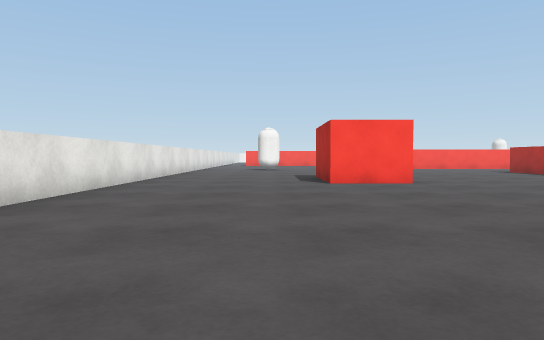
View 1 (above)

24 first-person views from a walk through a Unity game level. The camera is 0.64 m above the floor, tilts 2° down and sees 70° across. The floor is counted in squares, 1 m on a side. Each view is taken from the middle of a square. On the plan, view 1 faces up. The plan holds only what a view shows up to about 11 squares ahead; the rest is blank. The place goes on beyond the plan. The player is left out. Surface patterns are stand-ins for the level's own textures.

View 2
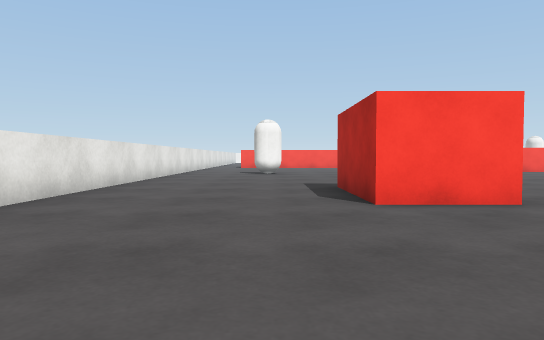

View 3
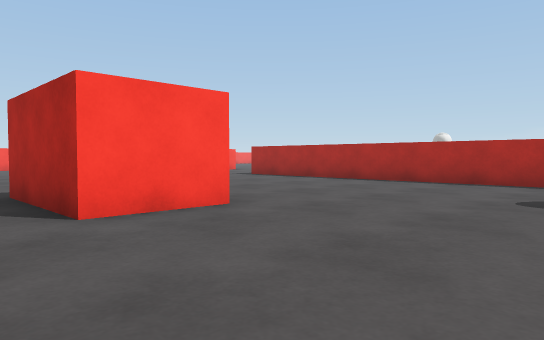

View 4
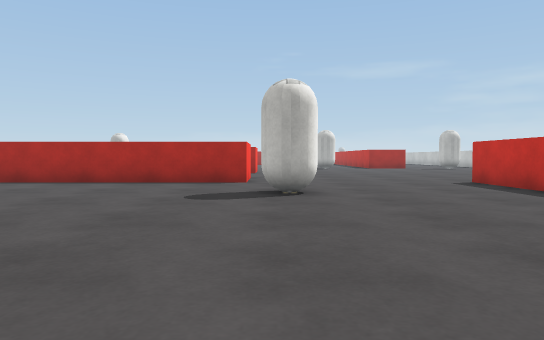

View 5
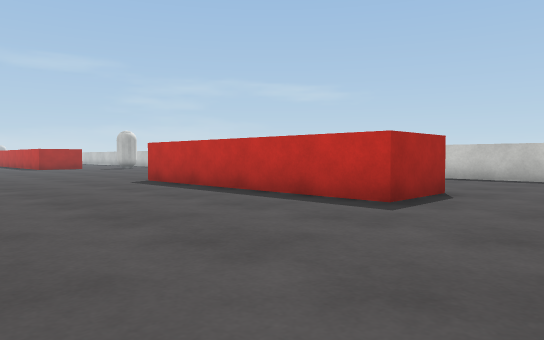

View 6
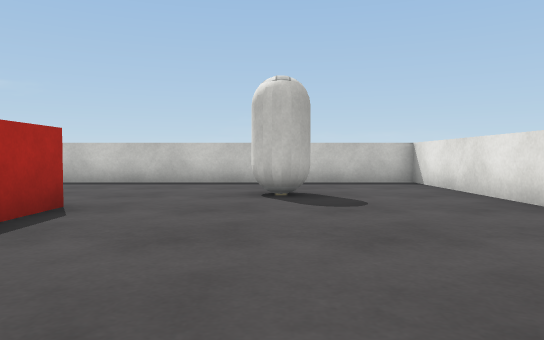

View 7
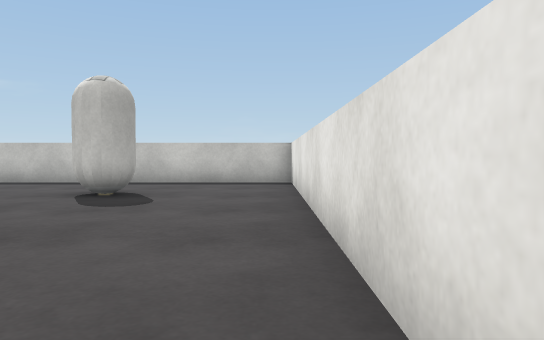

View 8
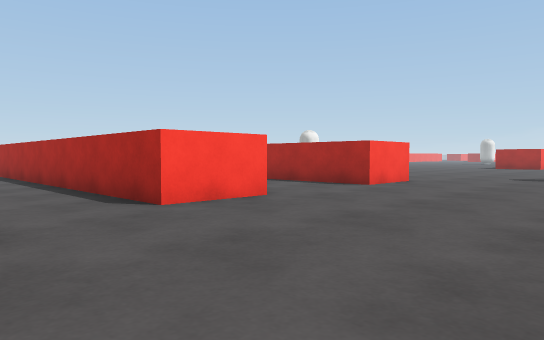

View 9
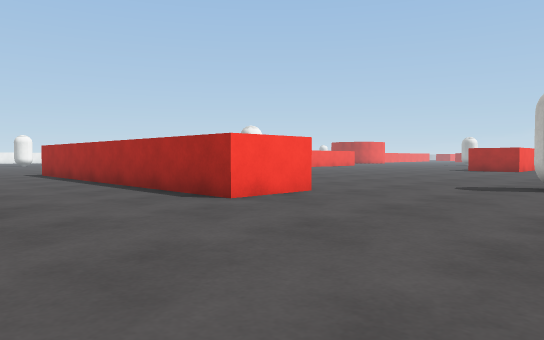

View 10
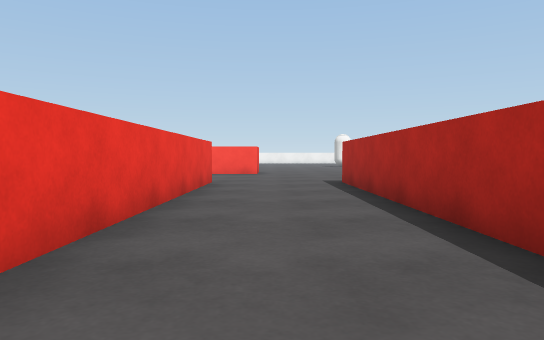

View 11
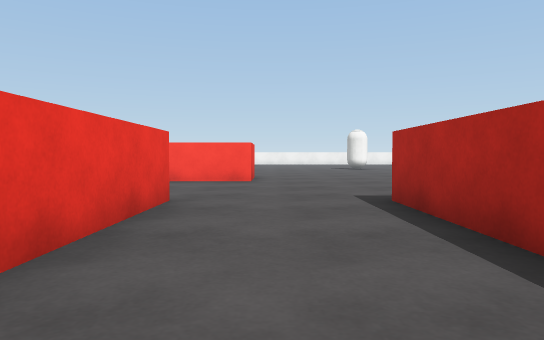

View 12
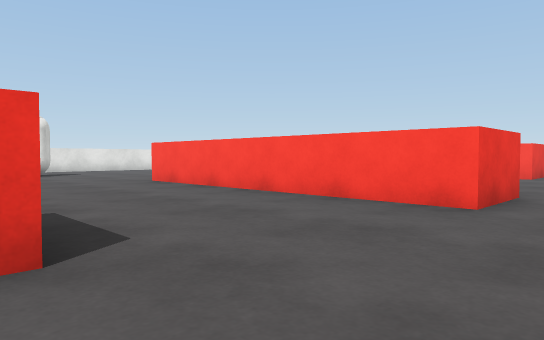

View 13
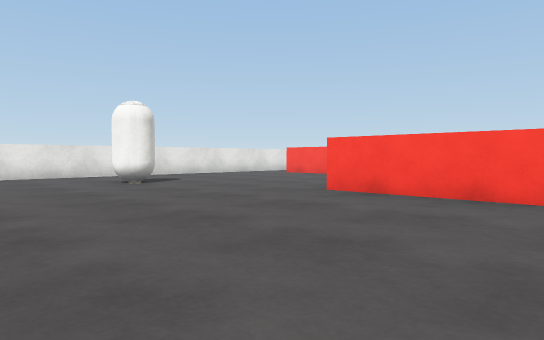

View 14
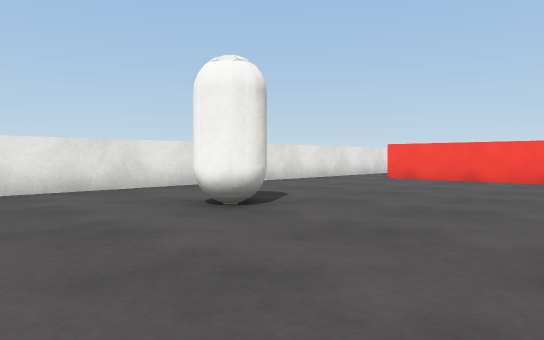

View 15
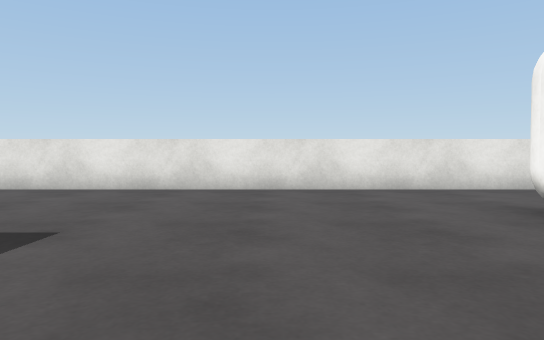

View 16
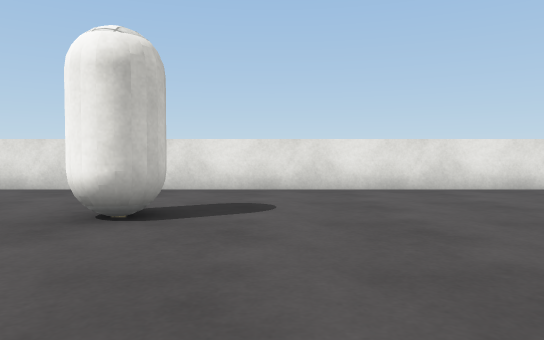

View 17
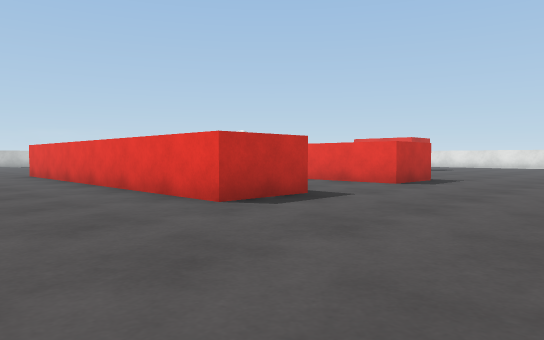

View 18
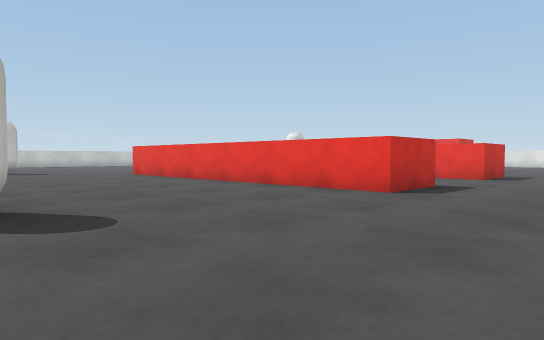

View 19
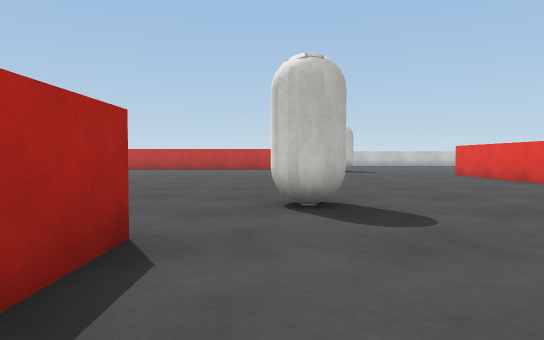

View 20
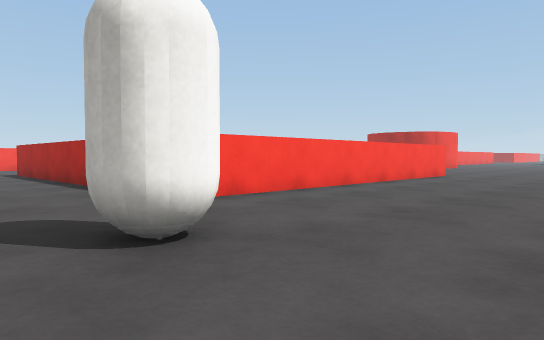

View 21
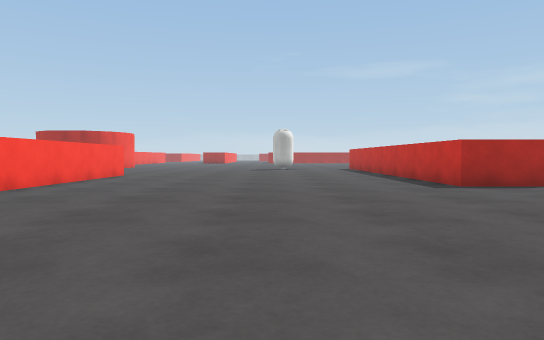

View 22
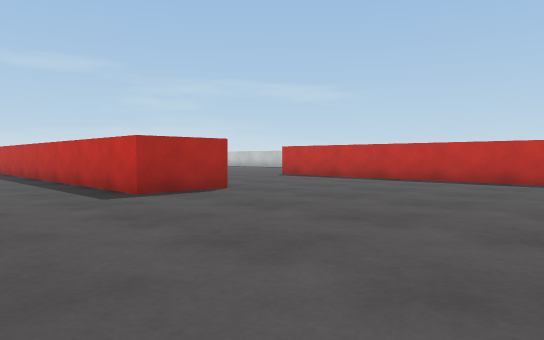

View 23
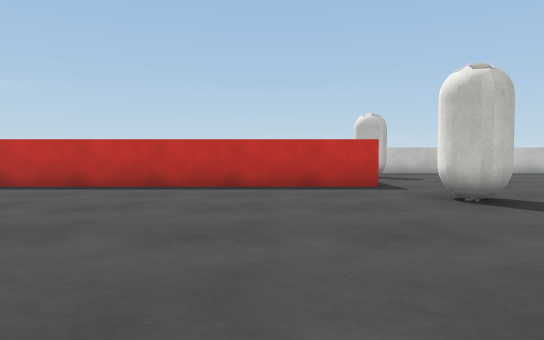

View 24
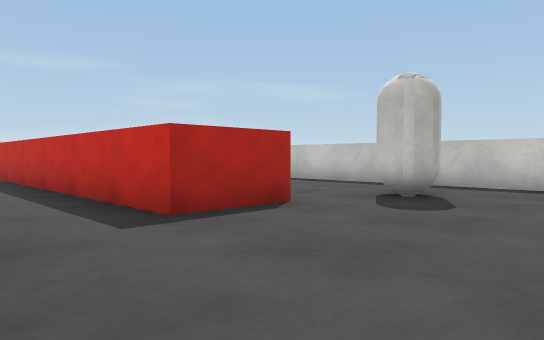

### Floor plan
Points are (right, up) in squares from view 1. A wall is a line through its corners. A room is listed if a view was taken in it or the views show most of it. See-through windows are left out.
Room 1 (views 1, 2, 3, 4, 5, 6, 7, 8, 9, 10, 11, 12, 13, 14, 15, 16, 17, 18, 19, 20, 21, 22, 23, 24)
walls: (11.5, 5.6) (9.6, 5.6) (9.6, 14); (16.8, 5.6) (14.7, 5.6) (14.7, 15.6) (16.7, 15.6) (16.7, 7.8); (9.5, 15.6) (11.5, 15.6) (11.5, 8); (3.4, 9.1) (1.4, 9.1) (1.4, 12.1); (20.8, -2.2) (20.8, -0.2) (29.5, -0.2); (24.1, 16) (24.1, 17.5); (12.5, 22) (12.5, 20) (4.4, 20); (2.6, -2) (2.6, 0) (9.8, 0); (18.5, -6.6) (24, -6.6); (29.2, 5) (29.2, 7) (34.5, 7); (24.1, 19.8) (24.1, 23.5); (-3.5, 2.4) (-3.5, -6.6) (5.2, -6.6); (32, 16) (24.8, 16); (-3.5, 24.5) (-3.5, 4.9)
objects: capsule (0, -4) to (0, -3); capsule (0, 18); capsule (7, 5); capsule (20, -4); capsule (20, 2); capsule (22, 14) to (23, 14)

Where each view was taken, in squares from view 1:
view 1: 0 up, 0 right, facing up
view 2: 4 up, 0 right, facing up
view 3: 5 up, 0 right, facing up-right
view 4: 5 up, 0 right, facing right
view 5: 5 up, 0 right, facing down-right
view 6: 3 up, 0 right, facing down
view 7: 3 up, 3 left, facing down
view 8: 1 up, 7 right, facing up-right
view 9: 1 up, 11 right, facing up-right
view 10: 6 up, 13 right, facing up
view 11: 10 up, 13 right, facing up
view 12: 15 up, 14 right, facing up-left
view 13: 14 up, 9 right, facing up-left
view 14: 15 up, 4 right, facing up-left
view 15: 15 up, 4 right, facing left
view 16: 20 up, 4 right, facing left
view 17: 20 up, 20 right, facing down-left
view 18: 19 up, 23 right, facing down-left
view 19: 19 up, 23 right, facing down
view 20: 11 up, 21 right, facing up-right
view 21: 11 up, 21 right, facing right
view 22: 10 up, 23 right, facing down-right
view 23: 8 up, 23 right, facing down
view 24: 2 up, 17 right, facing down-right
